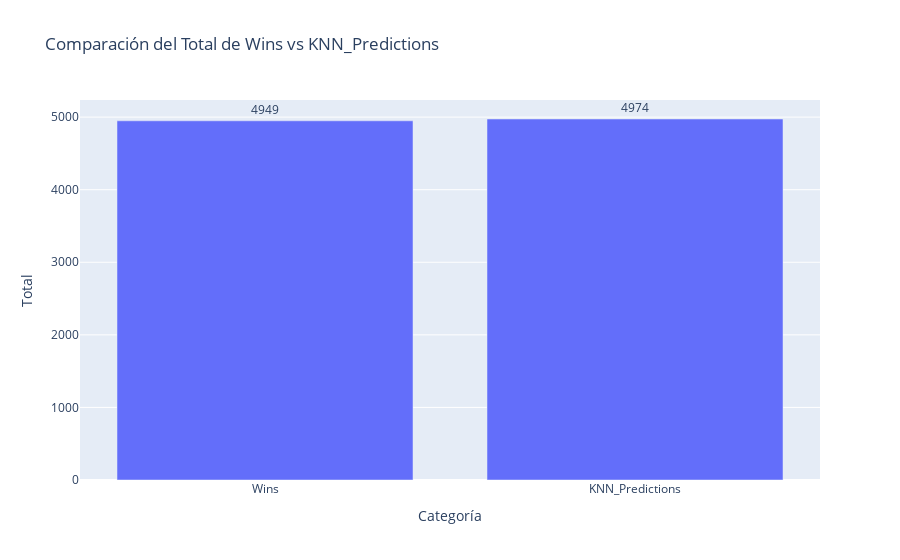

Source (notebook cell):
### Code cell
# Crea un gráfico interactivo con Plotly
fig = go.Figure()

# Agrega un gráfico de barras para los aciertos
fig.add_trace(go.Bar(x=['Aciertos'], y=[len(aciertos)], name='Aciertos', marker_color='green'))

# Agrega un gráfico de barras para los fallos
fig.add_trace(go.Bar(x=['Fallos'], y=[len(fallos)], name='Fallos', marker_color='red'))

# Personaliza el diseño del gráfico
fig.update_layout(title='Resultados de la Predicción', xaxis_title='Resultados', yaxis_title='Cantidad')
fig.update_layout(barmode='stack')

# Muestra el gráfico interactivo
fig.show()

### Figure 1 — Plotly figure (JSON) as saved in the notebook; plotly's stock layout.template omitted (floating-point values rounded to 4 significant figures)
{"data": [{"alignmentgroup": "True", "hovertemplate": "Categoría=%{x}<br>Total=%{text}<extra></extra>", "legendgroup": "", "marker": {"color": "#636efa", "pattern": {"shape": ""}}, "name": "", "offsetgroup": "", "orientation": "v", "showlegend": false, "text": [4949, 4974], "textposition": "outside", "texttemplate": "%{text}", "type": "bar", "x": ["Wins", "KNN_Predictions"], "xaxis": "x", "y": [4949, 4974], "yaxis": "y"}], "layout": {"barmode": "relative", "legend": {"tracegroupgap": 0}, "title": {"text": "Comparación del Total de Wins vs KNN_Predictions"}, "xaxis": {"anchor": "y", "domain": [0, 1], "title": {"text": "Categoría"}}, "yaxis": {"anchor": "x", "domain": [0, 1], "title": {"text": "Total"}}}}
